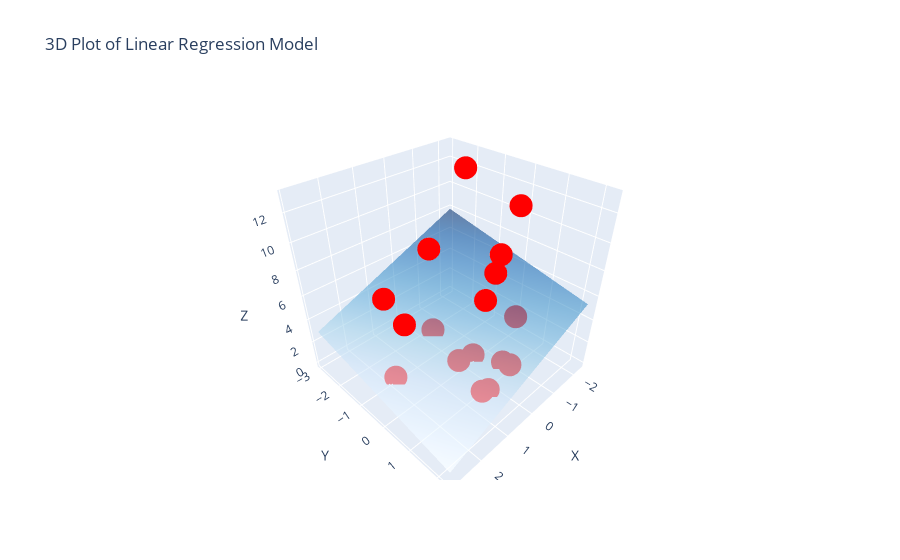

Notebook code for this chart:
### Markdown cell above
### sef

### Code cell
import plotly.graph_objs as go
# Predicting the Test set results
y_pred = reg.predict(x_test)

# Create a meshgrid for surface plot
x_min, x_max = x_test[:, 0].min() - 1, x_test[:, 0].max() + 1
y_min, y_max = x_test[:, 1].min() - 1, x_test[:, 1].max() + 1
xx, yy = np.meshgrid(np.arange(x_min, x_max, 0.1),
                     np.arange(y_min, y_max, 0.1))
z_pred = reg.predict(np.c_[xx.ravel(), yy.ravel()])
z_pred = z_pred.reshape(xx.shape)

# Plotting
fig = go.Figure()

# Scatter plot for actual data
fig.add_trace(go.Scatter3d(x=x_test[:,0], y=x_test[:,1], z=y_test, mode='markers', marker=dict(color='red'), name='Actual Data'))

# Surface plot for linear regression plane
fig.add_trace(go.Surface(x=xx, y=yy, z=z_pred, colorscale='Blues', opacity=0.6, showscale=False, name='Linear Regression Plane'))

# Set the layout
fig.update_layout(scene=dict(xaxis_title='X', yaxis_title='Y', zaxis_title='Z', aspectratio=dict(x=1, y=1, z=1)),
                  title='3D Plot of Linear Regression Model')

# Show the plot
fig.show()

### Figure 1 — Plotly figure (JSON) as saved in the notebook; plotly's stock layout.template omitted (floating-point values rounded to 4 significant figures; data arrays with more than 128 entries replaced by an {"elided": "..."} marker saying what was removed)
{"data": [{"marker": {"color": "red"}, "mode": "markers", "name": "Actual Data", "type": "scatter3d", "x": [1.902, -0.5383, 0.1827, -0.8155, -1.093, -0.3719, -1.204, -0.4273, -1.315, 0.8482, 1.791, 0.7373, -0.7046, 0.2936, 1.292, -0.9265, 0.3491], "y": [-0.3107, 1.176, 0.7662, 0.7149, 0.8175, -1.798, 0.5611, -0.1056, -1.388, -0.5158, -1.029, 1.279, 0.4585, 1.125, -1.952, 0.1508, 0.04826], "z": [6, 1, 7, 0, 4, 0, 12, 0, 13, 10, 0, 1, 9, 0, 5, 7, 1]}, {"colorscale": [[0, "rgb(247,251,255)"], [0.125, "rgb(222,235,247)"], [0.25, "rgb(198,219,239)"], [0.375, "rgb(158,202,225)"], [0.5, "rgb(107,174,214)"], [0.625, "rgb(66,146,198)"], [0.75, "rgb(33,113,181)"], [0.875, "rgb(8,81,156)"], [1, "rgb(8,48,107)"]], "name": "Linear Regression Plane", "opacity": 0.6, "showscale": false, "type": "surface", "x": {"elided": "53x53 float values"}, "y": {"elided": "53x53 float values"}, "z": {"elided": "53x53 float values"}}], "layout": {"scene": {"aspectratio": {"x": 1, "y": 1, "z": 1}, "xaxis": {"title": {"text": "X"}}, "yaxis": {"title": {"text": "Y"}}, "zaxis": {"title": {"text": "Z"}}}, "title": {"text": "3D Plot of Linear Regression Model"}}}
